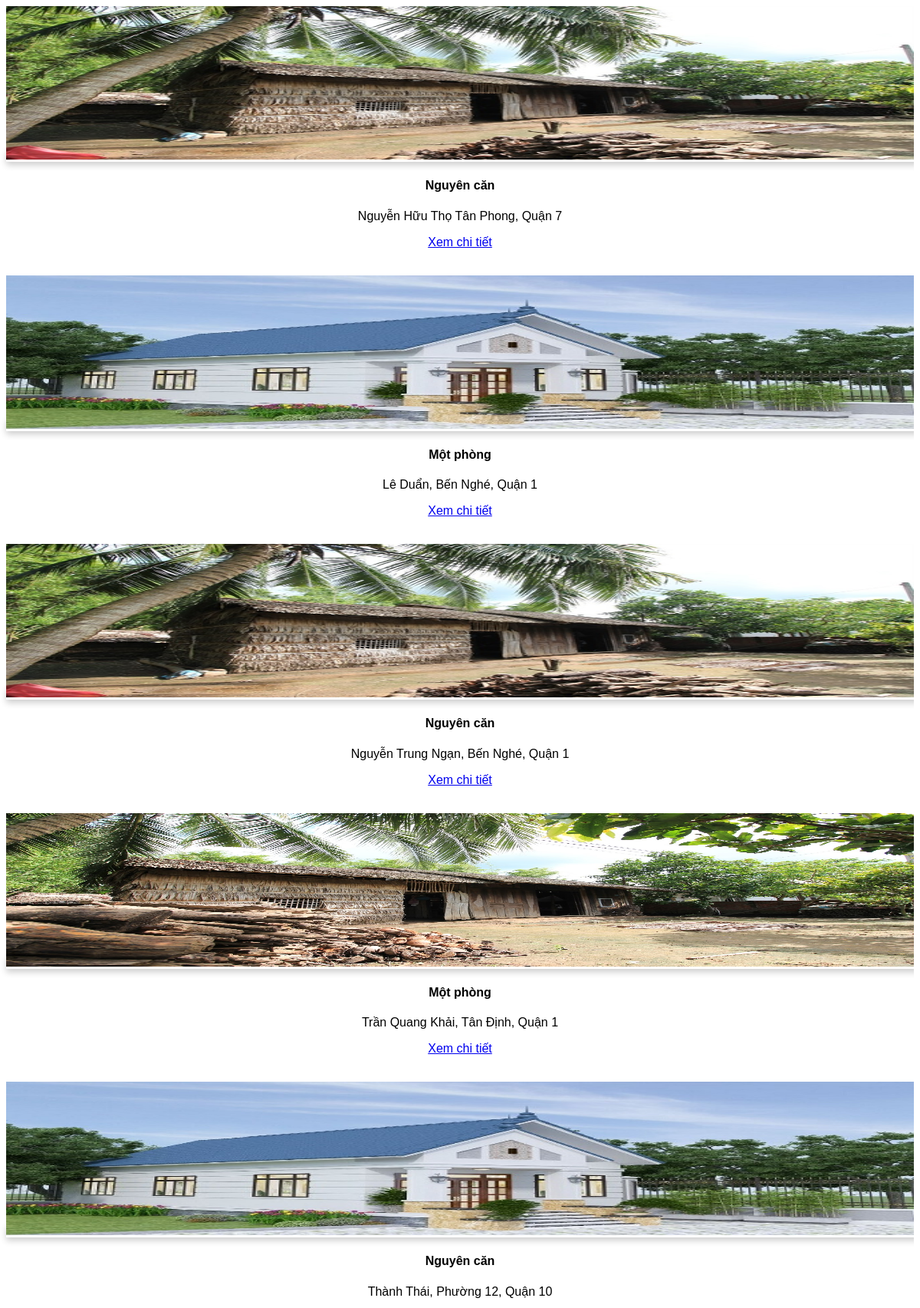
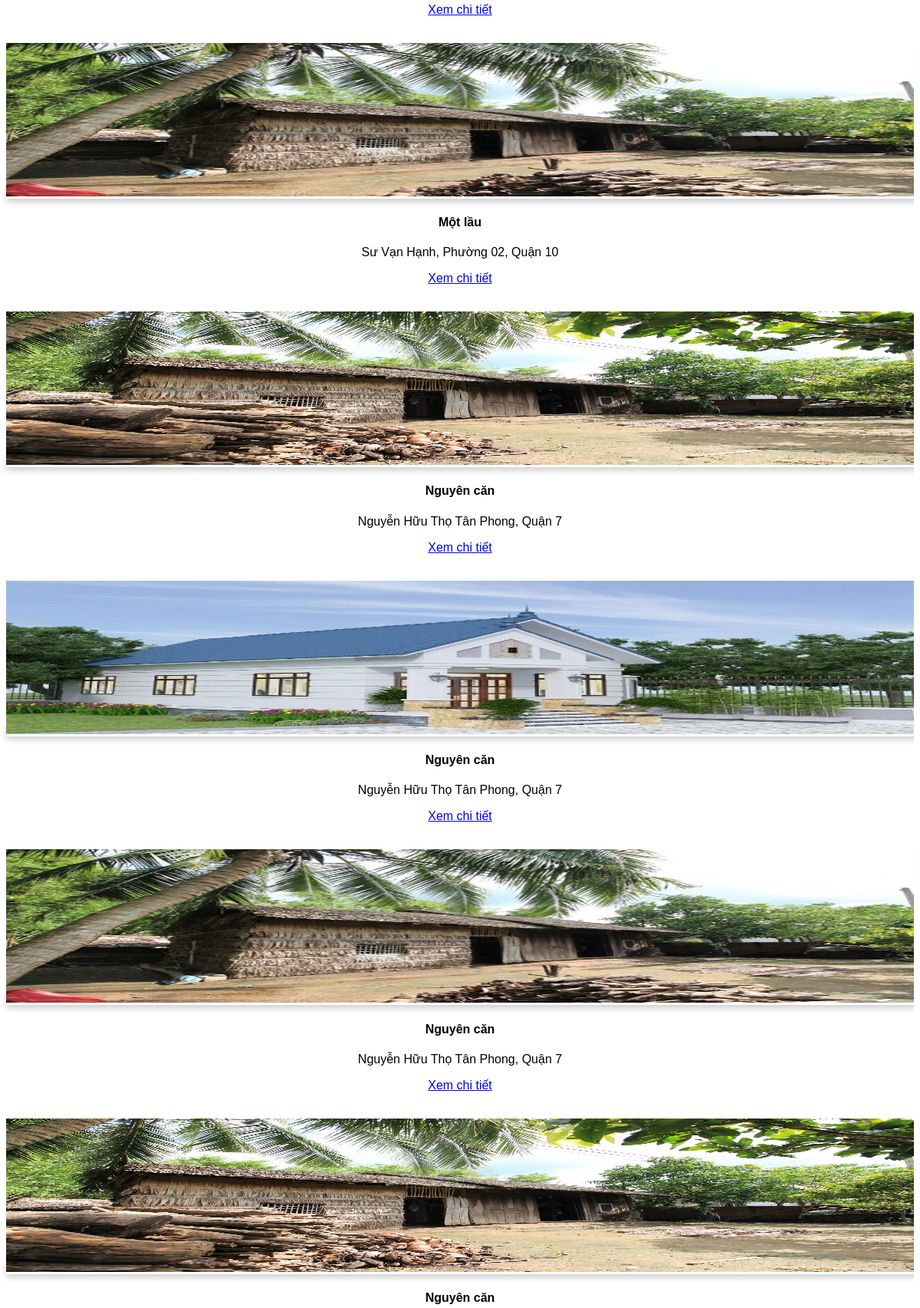
/property-list.php (upper part), run on the app's committed database (2 pictures, top to bottom).
### tables this page shows
CREATE TABLE `add_property` (
  `property_id` int(10) NOT NULL,
  `country` varchar(50) NOT NULL,
  `province` varchar(50) NOT NULL,
  `district` varchar(50) NOT NULL,
  `city` varchar(100) NOT NULL,
  `ward_no` int(10) NOT NULL,
  `contact_no` bigint(10) NOT NULL,
  `property_type` varchar(50) NOT NULL,
  `estimated_price` bigint(10) NOT NULL,
  `total_rooms` int(10) NOT NULL,
  `bedroom` int(10) NOT NULL,
  `living_room` int(10) NOT NULL,
  `kitchen` int(10) NOT NULL,
  `bathroom` int(10) NOT NULL,
  `booked` varchar(10) NOT NULL,
  `description` varchar(2000) NOT NULL,
  `latitude` decimal(9,6) NOT NULL,
  `longitude` decimal(9,6) NOT NULL,
  `owner_id` int(10) NOT NULL
);

CREATE TABLE `property_photo` (
  `property_photo_id` int(12) NOT NULL,
  `p_photo` varchar(500) NOT NULL,
  `property_id` int(11) NOT NULL
);

### property-list.php (the view, shortened to what this page needs)
<?php
include("config/config.php");
?>
<!DOCTYPE html>
<html>
<head>
</head>
<body>
  <?php
  $sql = "SELECT * FROM add_property";
  $query = mysqli_query($db, $sql);
  if (mysqli_num_rows($query) > 0) {
    while ($rows = mysqli_fetch_assoc($query)) {
      $property_id = $rows['property_id'];
  ?>
  <div class="col-sm-2">
    <div class="card">
      <?php
      $sql2 = "SELECT * FROM property_photo where property_id='$property_id'";
      $query2 = mysqli_query($db, $sql2);
      if (mysqli_num_rows($query2) > 0) {
        $row = mysqli_fetch_assoc($query2);
        $photo = $row['p_photo'];
        echo '<img class="image" src="owner/' . $photo . '">';
      } ?>
      <h4><b>
          <?php echo $rows['property_type']; ?>
        </b></h4>
      <p>
        <?php echo $rows['city'] . ', ' . $rows['district'] ?>
      </p>
      <p>
        <?php echo '<a href="view-property.php?property_id=' . $rows['property_id'] . '"  class="btn btn-lg btn-primary btn-block" >Xem chi tiết </a><br>'; ?>
      </p><br>
    </div>
  </div>
</body>
</html>
<?php
    }
  }
  ?>

### property-list.php (style rules this page uses)
.card { box-shadow: 0 4px 8px 0 rgba(0, 0, 0, 0.2); max-width: 100%; min-width: 100%; margin: auto; text-align: center; font-family: arial; display: inline; }
.btn { width: 100%; }
.image { min-width: 100%; min-height: 200px; max-width: 100%; max-height: 200px; overflow: hidden; }

### data on the page
add_property: property_photo.p_photo (picture), property_type "Nguyên căn", city "Nguyễn Hữu Thọ Tân Phong", district "Quận 7"
add_property: property_photo.p_photo (picture), property_type "Một phòng", city "Lê Duẩn, Bến Nghé", district "Quận 1"
add_property: property_photo.p_photo (picture), property_type "Nguyên căn", city "Nguyễn Trung Ngạn, Bến Nghé", district "Quận 1"
add_property: property_photo.p_photo (picture), property_type "Một phòng", city "Trần Quang Khải, Tân Định", district "Quận 1"
add_property: property_photo.p_photo (picture), property_type "Nguyên căn", city "Thành Thái, Phường 12", district "Quận 10"
add_property: property_photo.p_photo (picture), property_type "Một lầu", city "Sư Vạn Hạnh, Phường 02", district "Quận 10"
add_property: property_photo.p_photo (picture), property_type "Nguyên căn", city "Nguyễn Hữu Thọ Tân Phong", district "Quận 7"
add_property: property_photo.p_photo (picture), property_type "Nguyên căn", city "Nguyễn Hữu Thọ Tân Phong", district "Quận 7"
add_property: property_photo.p_photo (picture), property_type "Nguyên căn", city "Nguyễn Hữu Thọ Tân Phong", district "Quận 7"
add_property: property_photo.p_photo (picture), property_type "Nguyên căn"
